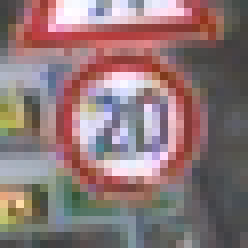
#> input picture data/Train/0/00000_00000_00003.png, 31 x 31 px (shown 8 times larger); its folder holds 3 pictures in this run
$ jupyter execute --allow-errors SVM_on_HOG_features.ipynb   (shell and % lines are left out)
#> lines starting #> are read from the running program, lines starting #| are printed output that depends on the picture
### Иморт необходимых библиотек

[cell 1]
import numpy as np
import matplotlib.pyplot as plt
import os, glob
import pickle
import pandas as pd
import csv
import cv2
import time
import seaborn as sns
from PIL import Image
from skimage import exposure, feature, transform

[cell 2]
from sklearn.svm import SVC,LinearSVC
from sklearn.model_selection import cross_val_score, train_test_split
from sklearn.metrics import classification_report
from skimage.feature import hog
from sklearn.model_selection import cross_validate
from sklearn.model_selection import RandomizedSearchCV
from scipy.stats import randint as sp_randint
from scipy.stats import uniform as sp_uniform
from sklearn.metrics import accuracy_score, confusion_matrix, classification_report, precision_recall_fscore_support

import warnings
warnings.filterwarnings("ignore", category=DeprecationWarning)

### Функции-помощники для обработки данных

[cell 3]
def load_data(num_classes = 43):

    """
    Loads Train dataset

    in: number of classes to work with
    out: np.arrays of objects (X),
         target (y) and labels (labels)
    """
#> called with num_classes = 43

    dir_loc_List = []
    labels = []

    # creating directory list to read data from each class folder
    for class_Number in range(0, num_classes):
            dir_loc_List.append('data/Train/' + str(class_Number) + '/*.png')
            labels.append(str(class_Number))

    class_counter = 0
    for dir_loc in dir_loc_List:

        # reading from each class directory folder
        if class_counter == 0:
            filelist = glob.glob(dir_loc)
            data_GTSRB = np.array([cv2.imread(fname) for fname in filelist], dtype=object)
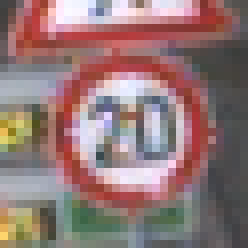
#> input picture data/Train/0/00000_00000_00005.png, 31 x 31 px (shown 8 times larger)
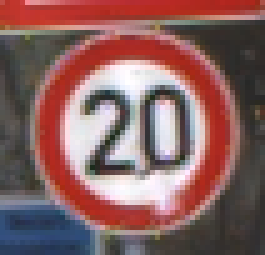
#> input picture data/Train/0/00000_00000_00019.png, 53 x 51 px (shown 5 times larger)
            data_class = np.full((len(data_GTSRB), 1), class_counter)
#> data_class = [0, 0, 0]
            class_counter += 1
        else:
            filelist = glob.glob(dir_loc)
            data_GTSRB = np.concatenate((data_GTSRB, np.array([cv2.imread(fname) for fname in filelist], dtype=object)))
            data_class = np.concatenate((data_class, (np.full((len(np.array([cv2.imread(fname) for fname in filelist],  dtype=object)), 1), class_counter))), dtype=object)
            class_counter += 1

    return data_GTSRB, data_class, labels
